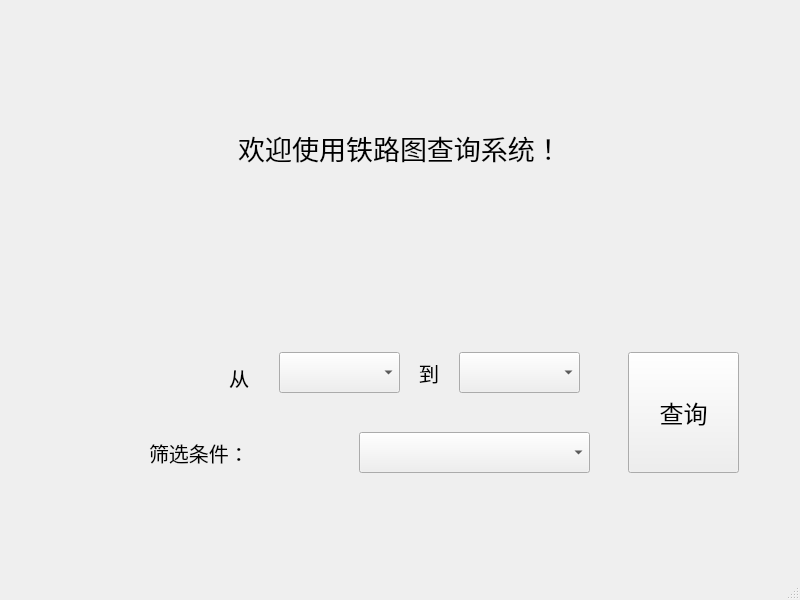
<?xml version="1.0" encoding="UTF-8"?>
<ui version="4.0">
 <class>MainWindow</class>
 <widget class="QMainWindow" name="MainWindow">
  <property name="geometry">
   <rect>
    <x>0</x>
    <y>0</y>
    <width>800</width>
    <height>600</height>
   </rect>
  </property>
  <property name="maximumSize">
   <size>
    <width>800</width>
    <height>600</height>
   </size>
  </property>
  <property name="windowTitle">
   <string>MainWindow</string>
  </property>
  <widget class="QWidget" name="centralwidget">
   <layout class="QVBoxLayout" name="verticalLayout">
    <item>
     <widget class="QLabel" name="label">
      <property name="font">
       <font>
        <pointsize>20</pointsize>
       </font>
      </property>
      <property name="autoFillBackground">
       <bool>false</bool>
      </property>
      <property name="text">
       <string>欢迎使用铁路图查询系统！</string>
      </property>
      <property name="alignment">
       <set>Qt::AlignCenter</set>
      </property>
     </widget>
    </item>
    <item>
     <widget class="QWidget" name="widget" native="true">
      <property name="sizePolicy">
       <sizepolicy hsizetype="Expanding" vsizetype="Preferred">
        <horstretch>0</horstretch>
        <verstretch>0</verstretch>
       </sizepolicy>
      </property>
      <widget class="QLabel" name="label_2">
       <property name="geometry">
        <rect>
         <x>220</x>
         <y>50</y>
         <width>81</width>
         <height>71</height>
        </rect>
       </property>
       <property name="font">
        <font>
         <pointsize>15</pointsize>
        </font>
       </property>
       <property name="text">
        <string>从</string>
       </property>
      </widget>
      <widget class="QComboBox" name="startBox">
       <property name="geometry">
        <rect>
         <x>270</x>
         <y>60</y>
         <width>121</width>
         <height>41</height>
        </rect>
       </property>
      </widget>
      <widget class="QLabel" name="label_3">
       <property name="geometry">
        <rect>
         <x>410</x>
         <y>40</y>
         <width>101</width>
         <height>81</height>
        </rect>
       </property>
       <property name="font">
        <font>
         <pointsize>15</pointsize>
        </font>
       </property>
       <property name="text">
        <string>到</string>
       </property>
      </widget>
      <widget class="QLabel" name="label_4">
       <property name="geometry">
        <rect>
         <x>140</x>
         <y>120</y>
         <width>221</width>
         <height>81</height>
        </rect>
       </property>
       <property name="font">
        <font>
         <pointsize>15</pointsize>
        </font>
       </property>
       <property name="text">
        <string>筛选条件：</string>
       </property>
      </widget>
      <widget class="QComboBox" name="endBox">
       <property name="geometry">
        <rect>
         <x>450</x>
         <y>60</y>
         <width>121</width>
         <height>41</height>
        </rect>
       </property>
      </widget>
      <widget class="QComboBox" name="requireBox">
       <property name="geometry">
        <rect>
         <x>350</x>
         <y>140</y>
         <width>231</width>
         <height>41</height>
        </rect>
       </property>
      </widget>
      <widget class="QPushButton" name="pushButton">
       <property name="geometry">
        <rect>
         <x>619</x>
         <y>60</y>
         <width>111</width>
         <height>121</height>
        </rect>
       </property>
       <property name="font">
        <font>
         <pointsize>18</pointsize>
        </font>
       </property>
       <property name="text">
        <string>查询</string>
       </property>
      </widget>
     </widget>
    </item>
   </layout>
  </widget>
  <widget class="QMenuBar" name="menubar">
   <property name="geometry">
    <rect>
     <x>0</x>
     <y>0</y>
     <width>800</width>
     <height>21</height>
    </rect>
   </property>
  </widget>
  <widget class="QStatusBar" name="statusbar"/>
 </widget>
 <resources/>
 <connections/>
</ui>
